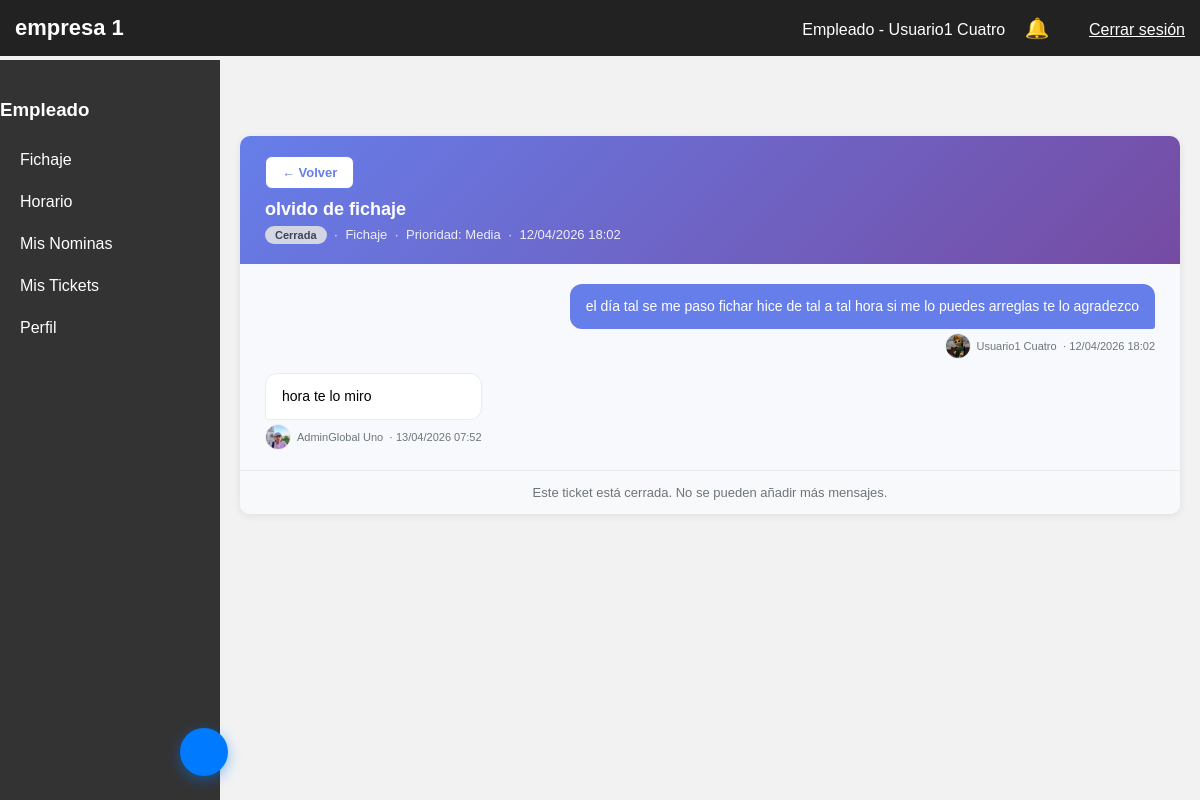
The page /panel.php?seccion=tickets&ticket=2 (signed in) on the database its author committed.
### tables this page shows
CREATE TABLE `incidencias` (
  `id_incidencia` int(11) NOT NULL,
  `id_usuario` int(11) NOT NULL,
  `id_empresa` int(11) NOT NULL DEFAULT 1,
  `asunto` varchar(100) NOT NULL,
  `categoria` enum('HORARIO','NOMINA','VACACIONES','FICHAJE','OTRO') NOT NULL DEFAULT 'OTRO',
  `prioridad` enum('BAJA','MEDIA','ALTA') NOT NULL DEFAULT 'MEDIA',
  `mensaje` text NOT NULL,
  `respuesta` text DEFAULT NULL,
  `cerrado_por` int(11) DEFAULT NULL,
  `estado` enum('PENDIENTE','EN_PROCESO','RESUELTA','CERRADA') NOT NULL DEFAULT 'PENDIENTE',
  `fecha_creacion` timestamp NOT NULL DEFAULT current_timestamp(),
  `fecha_respuesta` timestamp NULL DEFAULT NULL
);

CREATE TABLE `mensajes_ticket` (
  `id_mensaje` int(11) NOT NULL,
  `id_incidencia` int(11) NOT NULL,
  `id_usuario` int(11) NOT NULL,
  `mensaje` text NOT NULL,
  `es_admin` tinyint(1) NOT NULL DEFAULT 0,
  `fecha_creacion` timestamp NOT NULL DEFAULT current_timestamp()
);

CREATE TABLE `usuario` (
  `id_usuario` int(11) NOT NULL,
  `nombre` varchar(100) NOT NULL,
  `apellidos` varchar(150) NOT NULL,
  `NIF` varchar(20) DEFAULT NULL,
  `Numero_Afiliciacion` varchar(30) DEFAULT NULL,
  `email` varchar(150) NOT NULL,
  `password_hash` varchar(255) NOT NULL,
  `activo` tinyint(1) DEFAULT 1,
  `foto_perfil` varchar(255) DEFAULT 'uploads/perfil_default.png',
  `created_at` timestamp NOT NULL DEFAULT current_timestamp(),
  `tipo_contrato` enum('completa','parcial') DEFAULT 'completa',
  `horas_contrato_mes` int(11) DEFAULT 160,
  `vacaciones_totales_anuales` decimal(4,2) DEFAULT 30.00,
  `horas_extra_anuales_limite` int(11) DEFAULT 80
);

### secciones/tickets.php (the view, shortened to what this page needs)
<?php
$idUsuario = $_SESSION['usuario']['id'];
$idEmpresa = (int)$_SESSION['empresa_activa'];
$idTicket = isset($_GET['ticket']) ? (int)$_GET['ticket'] : 0;
if ($idTicket) {
    $stmtT = $pdo->prepare("
        SELECT i.*, U.nombre, U.apellidos, U.foto_perfil
        FROM incidencias i
        JOIN usuario U ON i.id_usuario = U.id_usuario
        WHERE i.id_incidencia = ? AND i.id_usuario = ? AND i.id_empresa = ?
    ");
    $stmtT->execute([$idTicket, $idUsuario, $idEmpresa]);
    $ticket = $stmtT->fetch(PDO::FETCH_ASSOC);
    $stmtM = $pdo->prepare("
        SELECT m.*, U.nombre, U.apellidos, U.foto_perfil
        FROM mensajes_ticket m
        JOIN usuario U ON m.id_usuario = U.id_usuario
        WHERE m.id_incidencia = ?
        ORDER BY m.fecha_creacion ASC
    ");
    $stmtM->execute([$idTicket]);
    $mensajes = $stmtM->fetchAll(PDO::FETCH_ASSOC);
}
$labelEstado = ['PENDIENTE'=>'Pendiente','EN_PROCESO'=>'En proceso','RESUELTA'=>'Resuelta','CERRADA'=>'Cerrada'];
$labelCategoria = ['HORARIO'=>'Horario','NOMINA'=>'Nómina','VACACIONES'=>'Vacaciones','FICHAJE'=>'Fichaje','OTRO'=>'Otro'];
$labelPrioridad = ['BAJA'=>'Baja','MEDIA'=>'Media','ALTA'=>'Alta'];
$iconoCategoria = ['HORARIO'=>'','NOMINA'=>'','VACACIONES'=>'','FICHAJE'=>'','OTRO'=>''];
?>
<link rel="stylesheet" href="css/tickets.css">
<div class="tickets-wrapper">
<?php if ($idTicket && $ticket): ?>
    <div class="ticket-detalle">
        <div class="ticket-detalle-header">
            <div>
                <button class="btn-volver" style="margin-bottom:10px;"
                        onclick="location.href='panel.php?seccion=tickets'">← Volver</button>
                <h3><?= htmlspecialchars($ticket['asunto']) ?></h3>
                <div class="meta">
                    <span class="badge-ticket badge-<?= strtolower($ticket['estado']) ?>">
                        <?= $labelEstado[$ticket['estado']] ?>
                    </span>
                    &nbsp;·&nbsp;
                    <?= $iconoCategoria[$ticket['categoria']] ?> <?= $labelCategoria[$ticket['categoria']] ?>
                    &nbsp;·&nbsp;
                    Prioridad: <?= $labelPrioridad[$ticket['prioridad']] ?>
                    &nbsp;·&nbsp;
                    <?= date('d/m/Y H:i', strtotime($ticket['fecha_creacion'])) ?>
                </div>
            </div>
        </div>
        <div class="hilo-mensajes" id="hiloMensajes">
            <?php foreach ($mensajes as $msg): ?>
                <div class="mensaje-bubble <?= $msg['es_admin'] ? 'admin' : 'empleado' ?>">
                    <div class="mensaje-contenido">
                        <?= nl2br(htmlspecialchars($msg['mensaje'])) ?>
                    </div>
                    <div class="mensaje-autor">
                        <img src="<?= htmlspecialchars($msg['foto_perfil'] ?? 'secciones/uploads/perfil_default.jpg') ?>"
                             class="mensaje-avatar"
                             onerror="this.src='secciones/uploads/perfil_default.jpg'">
                        <span><?= htmlspecialchars($msg['nombre'] . ' ' . $msg['apellidos']) ?></span>
                        <span>· <?= date('d/m/Y H:i', strtotime($msg['fecha_creacion'])) ?></span>
                    </div>
                </div>
            <?php endforeach; ?>
        </div>
        <?php if (!in_array($ticket['estado'], ['RESUELTA','CERRADA'])): ?>
        <div class="respuesta-box">
            <textarea id="txtRespuesta" placeholder="Escribe tu mensaje..."></textarea>
            <div class="respuesta-acciones">
                <span style="font-size:13px;color:#6c757d;">Pulsa Enviar para añadir al hilo</span>
                <button class="btn-primary" onclick="enviarMensaje(<?= $idTicket ?>)">
                    Enviar mensaje
                </button>
            </div>
        </div>
        <?php else: ?>
        <div style="padding:14px 25px;background:#f8f9fa;border-top:1px solid #e9ecef;font-size:13px;color:#6c757d;text-align:center;">
             Este ticket está <?= strtolower($labelEstado[$ticket['estado']]) ?>. No se pueden añadir más mensajes.
        </div>
        <?php endif; ?>
    </div>
<?php endif; ?>
</div>

### css/empresa_1.css (style rules this page uses)
body { margin:0; font-family: Arial; background:#f2f2f2; }

### css/tickets.css (style rules this page uses)
:root { --primary: #667eea; --success: #28a745; --warning: #ffc107; --danger: #dc3545; --info: #17a2b8; --border: #e9ecef; --text-main: #333; --text-muted:#6c757d; --radius: 10px; }
.tickets-wrapper { animation: fadeInUp .35s ease; }
.badge-ticket { display: inline-flex; align-items: center; gap: 4px; padding: 3px 10px; border-radius: 20px; font-size: 11px; font-weight: 700; white-space: nowrap; }
.badge-cerrada { background: #e2e3e5; color: #383d41; }
.ticket-detalle { background: white; border-radius: var(--radius); box-shadow: 0 2px 8px rgba(0,0,0,.08); overflow: hidden; }
.ticket-detalle-header { background: linear-gradient(135deg, #667eea 0%, #764ba2 100%); color: white; padding: 20px 25px; display: flex; justify-content: space-between; align-items: flex-start; flex-wrap: wrap; gap: 12px; }
.ticket-detalle-header h3 { margin: 0 0 6px; font-size: 18px; }
.ticket-detalle-header .meta { font-size: 13px; opacity: .88; }
.hilo-mensajes { padding: 20px 25px; display: flex; flex-direction: column; gap: 14px; max-height: 420px; overflow-y: auto; background: #f8f9fc; }
.mensaje-bubble { max-width: 78%; display: flex; flex-direction: column; gap: 4px; }
.mensaje-bubble.admin { align-self: flex-start; }
.mensaje-bubble.empleado { align-self: flex-end; }
.mensaje-contenido { padding: 12px 16px; border-radius: 12px; font-size: 14px; line-height: 1.5; word-break: break-word; }
.mensaje-bubble.admin .mensaje-contenido { background: white; border: 1px solid var(--border); border-bottom-left-radius: 3px; }
.mensaje-bubble.empleado .mensaje-contenido { background: var(--primary); color: white; border-bottom-right-radius: 3px; }
.mensaje-autor { font-size: 11px; color: var(--text-muted); display: flex; align-items: center; gap: 6px; }
.mensaje-bubble.empleado .mensaje-autor { justify-content: flex-end; }
.mensaje-avatar { width: 24px; height: 24px; border-radius: 50%; object-fit: cover; border: 1px solid var(--border); }
.btn-volver { background: white; color: var(--primary); border: 1.5px solid var(--primary); padding: 8px 16px; border-radius: 7px; cursor: pointer; font-weight: 600; font-size: 13px; }

### rows shown on the page
incidencias: asunto "olvido de fichaje", estado "Cerrada", categoria "Fichaje", prioridad "Media", fecha_creacion "12/04/2026 18:02", estado "cerrada"
mensajes_ticket: mensaje "el día tal se me paso fichar hice de tal a tal hora si me lo puedes arreglas te lo agradezco", id_usuario.foto_perfil (picture), id_usuario.apellidos "Usuario1 Cuatro", fecha_creacion "12/04/2026 18:02"
mensajes_ticket: mensaje "hora te lo miro", id_usuario.foto_perfil (picture), id_usuario.apellidos "AdminGlobal Uno", fecha_creacion "13/04/2026 07:52"

### other values the page prints
$nombreEmpresa "empresa 1"
$usuario['nombre'] . ' ' . $usuario['apellidos'] "Usuario1 Cuatro"
